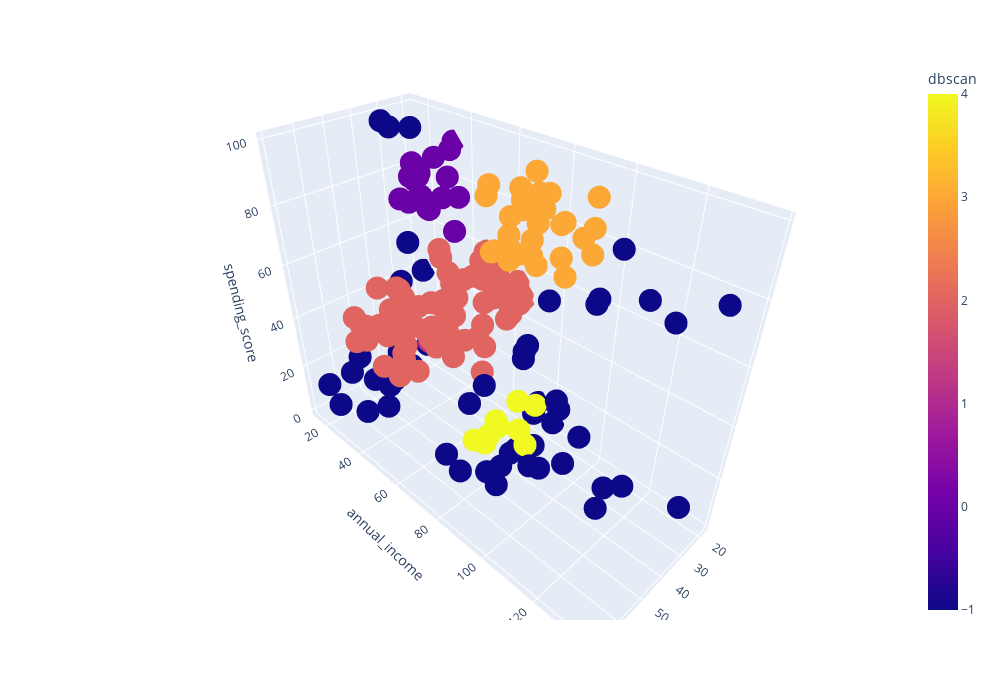

The code cell stored with this chart in its notebook:
### Markdown cell above
Как видно, алгоритм плохо работает с настройками по умолчанию, поэтому попробуем изменить их.

Большая часть наших данных разрежённые, а чем больше разброс точек в датасете, тем большее значение радиуса вокруг точки (eps) нужно задавать. Так как данные разрежённые, попробуем увеличить значение eps до 11 и визуально оценим результат

### Code cell
# импортируем DBSCAN-кластеризацию
from sklearn.cluster import DBSCAN

#запускаем кластеризацию на наших данных
dbscan = DBSCAN(eps=11)
clustering = dbscan.fit_predict(X)
df['dbscan'] = clustering

get_3d_visualization(df, 'dbscan')

### Figure 1 — Plotly figure (JSON) as saved in the notebook; plotly's stock layout.template omitted (floating-point values rounded to 4 significant figures; data arrays with more than 128 entries replaced by an {"elided": "..."} marker saying what was removed)
{"data": [{"hovertemplate": "age=%{x}<br>annual_income=%{y}<br>spending_score=%{z}<br>dbscan=%{marker.color}<extra></extra>", "legendgroup": "", "marker": {"color": {"elided": "200 int values"}, "coloraxis": "coloraxis", "symbol": "circle"}, "mode": "markers", "name": "", "scene": "scene", "showlegend": false, "type": "scatter3d", "x": {"elided": "200 int values"}, "y": {"elided": "200 int values"}, "z": {"elided": "200 int values"}}], "layout": {"coloraxis": {"colorbar": {"title": {"text": "dbscan"}}, "colorscale": [[0, "#0d0887"], [0.1111, "#46039f"], [0.2222, "#7201a8"], [0.3333, "#9c179e"], [0.4444, "#bd3786"], [0.5556, "#d8576b"], [0.6667, "#ed7953"], [0.7778, "#fb9f3a"], [0.8889, "#fdca26"], [1, "#f0f921"]]}, "height": 700, "legend": {"tracegroupgap": 0}, "margin": {"t": 60}, "scene": {"domain": {"x": [0, 1], "y": [0, 1]}, "xaxis": {"title": {"text": "age"}}, "yaxis": {"title": {"text": "annual_income"}}, "zaxis": {"title": {"text": "spending_score"}}}, "width": 1000}}
